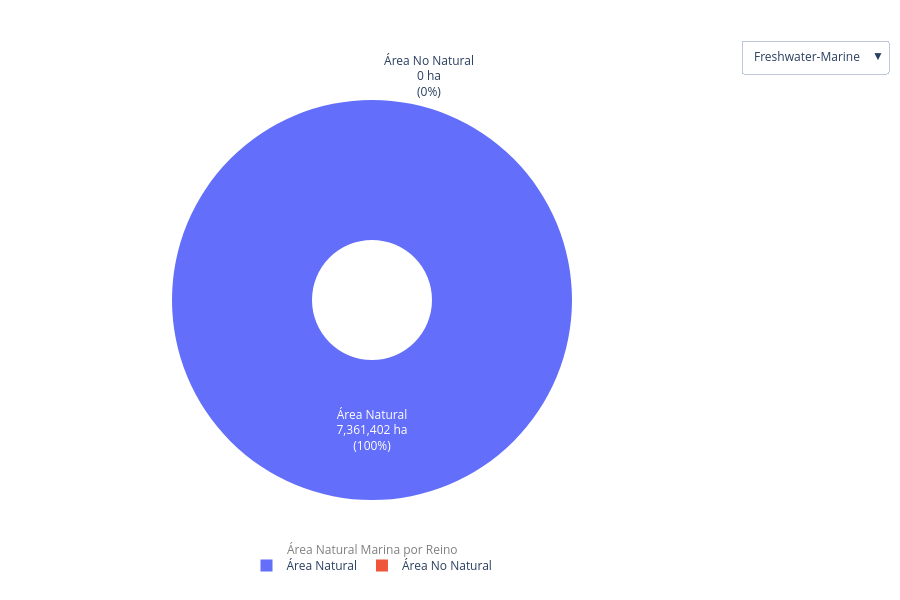

Notebook source saved alongside this figure:
### Code cell
fig = go.Figure()

# Add traces for each group
for i, realm in enumerate(efg_realm_marine.index):
    area_natural = efg_realm_marine.loc[realm, 'area_natural']
    area_modified = efg_realm_marine.loc[realm, 'area_total'] - efg_realm_marine.loc[realm, 'area_natural']
    
    fig.add_trace(go.Pie(
        labels=['Área Natural', 'Área No Natural'],
        values=[area_natural, area_modified],
        name=realm,
        hole=0.3,
        textinfo='label+percent',
        hoverinfo='label+value+percent',
        texttemplate='%{label}<br>%{value:,.0f} ha<br>(%{percent})',
        visible=(i == 0)  # Only first group visible initially
    ))

# Create dropdown menu buttons
buttons = []
for i, realm in enumerate(efg_realm_marine.index):
    visibility = [False] * len(efg_realm_marine.index)
    visibility[i] = True
    
    buttons.append(dict(
        label=realm,
        method='update',
        args=[{'visible': visibility},
              {'title': f'Área Natural: {realm}'}]
    ))

# Update layout with dropdown
fig.update_layout(
    updatemenus=[dict(
        active=0,
        buttons=buttons,
        direction='down',
        showactive=True,
        x=1.15,
        y=1.15,
        xanchor='left',
        yanchor='top'
    )],
    showlegend=True,
    legend=dict(
        orientation='h',
        yanchor='bottom',
        y=-0.2,
        xanchor='center',
        x=0.5
    ),
    height=600,
    margin=dict(t=100, b=100)
)

# Add annotation for percentage
fig.add_annotation(
    text='Área Natural Marina por Reino',
    x=0.5,
    y=-0.15,
    xref='paper',
    yref='paper',
    showarrow=False,
    font=dict(size=12, color='gray')
)

fig.show()

### Figure 1 — Plotly figure (JSON) as saved in the notebook; plotly's stock layout.template omitted (floating-point values rounded to 4 significant figures)
{"data": [{"hole": 0.3, "hoverinfo": "label+value+percent", "labels": ["Área Natural", "Área No Natural"], "name": "Freshwater-Marine", "textinfo": "label+percent", "texttemplate": "%{label}<br>%{value:,.0f} ha<br>(%{percent})", "type": "pie", "values": [7361000.0, 0], "visible": true}, {"hole": 0.3, "hoverinfo": "label+value+percent", "labels": ["Área Natural", "Área No Natural"], "name": "Marine", "textinfo": "label+percent", "texttemplate": "%{label}<br>%{value:,.0f} ha<br>(%{percent})", "type": "pie", "values": [349000000.0, 0], "visible": false}, {"hole": 0.3, "hoverinfo": "label+value+percent", "labels": ["Área Natural", "Área No Natural"], "name": "Marine-Terrestrial", "textinfo": "label+percent", "texttemplate": "%{label}<br>%{value:,.0f} ha<br>(%{percent})", "type": "pie", "values": [880000.0, 0], "visible": false}], "layout": {"annotations": [{"font": {"color": "gray", "size": 12}, "showarrow": false, "text": "Área Natural Marina por Reino", "x": 0.5, "xref": "paper", "y": -0.15, "yref": "paper"}], "height": 600, "legend": {"orientation": "h", "x": 0.5, "xanchor": "center", "y": -0.2, "yanchor": "bottom"}, "margin": {"b": 100, "t": 100}, "showlegend": true, "updatemenus": [{"active": 0, "buttons": [{"args": [{"visible": [true, false, false]}, {"title": "Área Natural: Freshwater-Marine"}], "label": "Freshwater-Marine", "method": "update"}, {"args": [{"visible": [false, true, false]}, {"title": "Área Natural: Marine"}], "label": "Marine", "method": "update"}, {"args": [{"visible": [false, false, true]}, {"title": "Área Natural: Marine-Terrestrial"}], "label": "Marine-Terrestrial", "method": "update"}], "direction": "down", "showactive": true, "x": 1.15, "xanchor": "left", "y": 1.15, "yanchor": "top"}]}}
